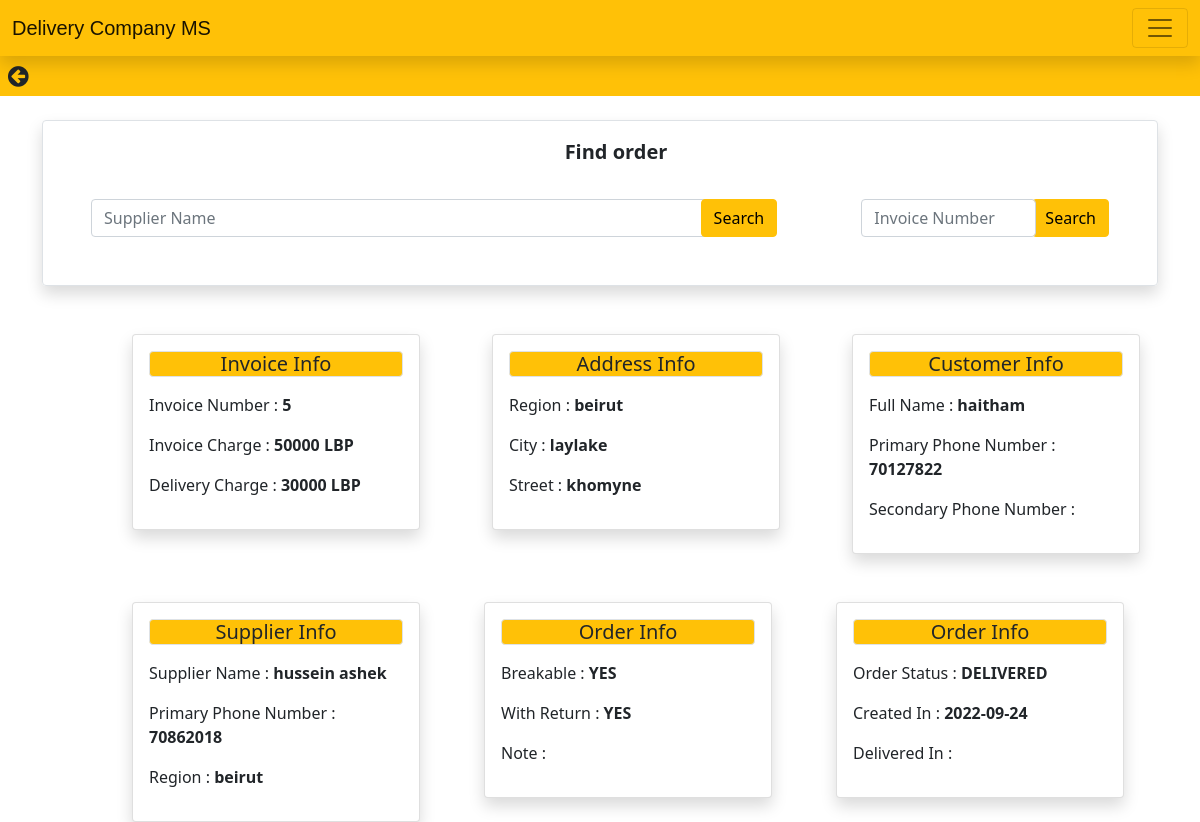
/MyProject/admin/details.php?id=5, run on the app's committed database.
### tables this page shows
CREATE TABLE `invoice` (
  `invoice_number` int(11) NOT NULL,
  `invoice_charge` varchar(10) NOT NULL,
  `delivery_charge` varchar(10) NOT NULL,
  `note` text NOT NULL,
  `order_status` varchar(10) NOT NULL,
  `insert_date` date NOT NULL,
  `currency` varchar(10) NOT NULL,
  `currency1` varchar(10) NOT NULL,
  `breakable` tinyint(1) NOT NULL,
  `returnn` tinyint(1) NOT NULL,
  `supplier_name` varchar(20) NOT NULL,
  `invoice_region` varchar(20) NOT NULL
);

CREATE TABLE `address1` (
  `region` varchar(20) NOT NULL,
  `city` varchar(20) NOT NULL,
  `street` varchar(30) NOT NULL,
  `invoice_no` int(11) NOT NULL
);

CREATE TABLE `customer` (
  `full_name1` varchar(20) NOT NULL,
  `primary_phone_number` varchar(10) NOT NULL,
  `secondary_phone_number` varchar(10) NOT NULL,
  `invoice_id` int(11) NOT NULL,
  `supp_name` varchar(20) NOT NULL
);

CREATE TABLE `supplier` (
  `full_name` varchar(20) NOT NULL,
  `primary_phone_number` varchar(10) NOT NULL,
  `username` varchar(20) NOT NULL,
  `password` varchar(20) NOT NULL,
  `region` varchar(20) NOT NULL,
  `city` varchar(20) NOT NULL,
  `street` varchar(20) NOT NULL
);

### MyProject/admin/details.php (the view, shortened to what this page needs)
<?php
 include 'config.php';
      $invoice_number=$_GET['id'];
      $sql="select * FROM invoice WHERE invoice_number= '$invoice_number'";
      $result=mysqli_query($conn,$sql);
    while($row = mysqli_fetch_assoc($result)){
        $invoice_chrg=$row['invoice_charge']." ".$row['currency'];
        $invoice_number=$row['invoice_number'];
        $delivery_chrg=$row['delivery_charge']." ".$row['currency1'];
        $note=$row['note'];
        $order=$row['order_status'];
        $date=$row['insert_date'];
        if($row['returnn']==0){
            $return="YES";
          }
          else{$return="NO";}
          if($row['breakable']==0){
            $breakable="YES";
          }
          else{$breakable="NO";}
    $sql="SELECT invoice.*, customer.* FROM invoice  INNER JOIN customer ON invoice_number= invoice_ID WHERE invoice_number= '$invoice_number' ";
  $result=mysqli_query($conn,$sql);
  $row= mysqli_fetch_array($result);
  $full_name=$row['full_name1'];
  $primary_phone_number=$row['primary_phone_number'];
  $secondary_phone_number=$row['secondary_phone_number'];
  $sql="SELECT invoice.*, address1.* FROM invoice  INNER JOIN address1 ON invoice_number= invoice_no WHERE invoice_number= '$invoice_number' ";
  $result=mysqli_query($conn,$sql);
  $row= mysqli_fetch_array($result);
  $region=$row['region'];
  $city=$row['city'];
  $street=$row['street'];
  $sql="SELECT invoice.*, supplier.* FROM invoice  INNER JOIN supplier ON supplier_name= full_name WHERE invoice_number= '$invoice_number' ";
  $result=mysqli_query($conn,$sql);
  $row= mysqli_fetch_array($result);
  $full_name1=$row['full_name'];
  $primary_phone_number1=$row['primary_phone_number'];
  $region1=$row['region'];
    }
?>
<!doctype html>
<html lang="en">
  <head>
    <link rel="stylesheet" href="https://cdnjs.cloudflare.com/ajax/libs/font-awesome/4.7.0/css/font-awesome.min.css">
    <link href="https://cdn.jsdelivr.net/npm/bootstrap@5.1.3/dist/css/bootstrap.min.css " rel="stylesheet">
  </head>
  <body>
    <nav class="navbar navbar-light bg-warning shadow font1 ">
        <div class="container-fluid ">
          <a class="navbar-brand " href="#">Delivery Company MS</a>
          <button class="navbar-toggler" type="button" data-bs-toggle="offcanvas" data-bs-target="#offcanvasNavbar" aria-controls="offcanvasNavbar">
            <span class="navbar-toggler-icon"></span>
          </button>
        </div>
      </nav>
      <div class="bg-warning" style="height: 40px;">
      <i class="fa fa-arrow-circle-left ms-2 mt-2 cursor" style="font-size:24px" onclick="location.href = 'center.php';" ></i>
      </div>
      <div class="container" style="width: 1185px;">
      <form method="POST">
        <div class= " border rounded shadow mt-4">
              <legend class="fs-5 mt-3 ms-3" style="text-align: center;"><b>Find order</b> </legend><br><br>
              <div class=" row align-items-center ">
              <div class=" col d-flex mb-5 me-5 ms-5" >
              <input name="fullname" class="form-control me-2" type="search" placeholder="Supplier Name" aria-label="Search">
              <div style = "position:relative; left:-80px;">
              <button name="s_search" class="btn btn-warning" type="submit" >Search</button>
              </div>
              <div style = "position:relative; left:4px;">
                <input name="invoice_nb" class="form-control me-2" type="search" placeholder="Invoice Number" aria-label="Search">
              </div>
                <button name="search" class="btn btn-warning" type="submit">Search</button>
              </div>
              </div>
        </div>
      </form>
      </div>
   <div style= " margin-left: 120px;">
      <div class="container mt-5">
        <div class="row">
        <div class="col">
           <div class="card shadow " style="width: 18rem;">
           <div class="card-body">
            <h5 class="card-title bg-warning border rounded" style="text-align: center;">Invoice Info</h5>
            <div class="mt-3">
            <p>Invoice Number : <b><?php echo $invoice_number; ?> </b></p>
            <p>Invoice Charge : <b><?php echo $invoice_chrg; ?> </b></p>
            <p>Delivery Charge : <b><?php echo $delivery_chrg; ?> </b></p>
            </div>
            </div>
            </div>
        </div>
        <div class="col">
           <div class="card shadow" style="width: 18rem;">
           <div class="card-body">
            <h5 class="card-title bg-warning border rounded" style="text-align: center;">Address Info</h5>
            <div class="mt-3">
            <p>Region : <b><?php echo $region; ?> </b></p>
            <p>City : <b><?php echo $city; ?> </b></p>
            <p>Street : <b><?php echo $street; ?> </b></p>
            </div>
            </div>
            </div>
        </div>
        <div class="col">
           <div class="card shadow" style="width: 18rem;">
           <div class="card-body">
            <h5 class="card-title bg-warning border rounded" style="text-align: center;">Customer Info</h5>
            <div class="mt-3">
            <p>Full Name : <b><?php echo $full_name; ?> </b></p>
            <p>Primary Phone Number : <b><?php echo $primary_phone_number; ?> </b></p>
            <p>Secondary Phone Number : <b><?php echo $secondary_phone_number; ?> </b></p>
            </div>
            </div>
            </div>
        </div>
        <div class="row mt-5">
        <div class="col">
           <div class="card shadow" style="width: 18rem;">
           <div class="card-body">
            <h5 class="card-title bg-warning border rounded" style="text-align: center;">Supplier Info</h5>
            <div class="mt-3">
            <p>Supplier Name : <b><?php echo $full_name1; ?> </b></p>
            <p>Primary Phone Number : <b><?php echo $primary_phone_number1; ?> </b></p>
            <p>Region : <b><?php echo $region1; ?> </b></p>
            </div>
            </div>
            </div>
        </div>
        <div class="col">
           <div class="card shadow" style="width: 18rem;">
           <div class="card-body">
            <h5 class="card-title bg-warning border rounded" style="text-align: center;">Order Info</h5>
            <div class="mt-3">
            <p>Breakable : <b><?php echo $breakable; ?> </b></p>
            <p>With Return : <b><?php echo $return; ?> </b></p>
            <p>Note : <b><?php echo $note; ?> </b></p>
            </div>
            </div>
            </div>
        </div>
        <div class="col">
           <div class="card shadow" style="width: 18rem;">
           <div class="card-body">
            <h5 class="card-title bg-warning border rounded" style="text-align: center;">Order Info</h5>
            <div class="mt-3">
            <p>Order Status : <b><?php echo $order ?> </b></p>
            <p>Created In : <b><?php echo $date; ?> </b></p>
            <p>Delivered In : <b><?php  ?> </b></p>
            </div>
            </div>
            </div>
        </div>
        </div>
        </div>
</div>
      </div>

### MyProject/admin/details.php (style rules this page uses)
.font1 { font-family: 'Oswald', sans-serif; font-family: 'Roboto Serif', sans-serif; }

### data on the page
invoice: invoice_number "5", invoice_chrg "50000 LBP", delivery_chrg "30000 LBP", supplier.full_name "hussein ashek", supplier.primary_phone_number "70862018", supplier.region "beirut", breakable "YES", returnn "YES", order_status "DELIVERED", insert_date "2022-09-24"
address1: region "beirut", city "laylake", street "khomyne"
customer: full_name1 "haitham", primary_phone_number "70127822"
